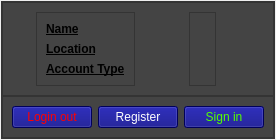
            <widget class="QWidget" name="page_3">
             <layout class="QHBoxLayout" name="horizontalLayout_17">
              <property name="spacing">
               <number>1</number>
              </property>
              <property name="leftMargin">
               <number>1</number>
              </property>
              <property name="topMargin">
               <number>1</number>
              </property>
              <property name="rightMargin">
               <number>1</number>
              </property>
              <property name="bottomMargin">
               <number>1</number>
              </property>
              <item>
               <widget class="QFrame" name="frame_18">
                <property name="styleSheet">
                 <string notr="true">background-color: rgb(68, 68, 68);</string>
                </property>
                <property name="frameShape">
                 <enum>QFrame::StyledPanel</enum>
                </property>
                <property name="frameShadow">
                 <enum>QFrame::Raised</enum>
                </property>
                <layout class="QVBoxLayout" name="verticalLayout_8">
                 <property name="spacing">
                  <number>0</number>
                 </property>
                 <property name="leftMargin">
                  <number>0</number>
                 </property>
                 <property name="topMargin">
                  <number>0</number>
                 </property>
                 <property name="rightMargin">
                  <number>0</number>
                 </property>
                 <property name="bottomMargin">
                  <number>0</number>
                 </property>
                 <item>
                  <widget class="QFrame" name="frame_19">
                   <property name="styleSheet">
                    <string notr="true"/>
                   </property>
                   <property name="frameShape">
                    <enum>QFrame::StyledPanel</enum>
                   </property>
                   <property name="frameShadow">
                    <enum>QFrame::Raised</enum>
                   </property>
                   <layout class="QHBoxLayout" name="horizontalLayout_39">
                    <item alignment="Qt::AlignRight">
                     <widget class="QFrame" name="frame_28">
                      <property name="frameShape">
                       <enum>QFrame::StyledPanel</enum>
                      </property>
                      <property name="frameShadow">
                       <enum>QFrame::Raised</enum>
                      </property>
                      <layout class="QVBoxLayout" name="verticalLayout_9">
                       <item>
                        <widget class="QLabel" name="label_9">
                         <property name="font">
                          <font>
                           <bold>true</bold>
                           <underline>true</underline>
                          </font>
                         </property>
                         <property name="text">
                          <string>Name</string>
                         </property>
                        </widget>
                       </item>
                       <item>
                        <widget class="QLabel" name="label_13">
                         <property name="font">
                          <font>
                           <bold>true</bold>
                           <underline>true</underline>
                          </font>
                         </property>
                         <property name="text">
                          <string>Location</string>
                         </property>
                        </widget>
                       </item>
                       <item>
                        <widget class="QLabel" name="label_15">
                         <property name="font">
                          <font>
                           <bold>true</bold>
                           <underline>true</underline>
                          </font>
                         </property>
                         <property name="text">
                          <string>Account Type</string>
                         </property>
                        </widget>
                       </item>
                      </layout>
                     </widget>
                    </item>
                    <item alignment="Qt::AlignHCenter">
                     <widget class="QFrame" name="frame_29">
                      <property name="frameShape">
                       <enum>QFrame::StyledPanel</enum>
                      </property>
                      <property name="frameShadow">
                       <enum>QFrame::Raised</enum>
                      </property>
                      <layout class="QVBoxLayout" name="verticalLayout_29">
                       <item>
                        <widget class="QLabel" name="label_10">
                         <property name="text">
                          <string/>
                         </property>
                        </widget>
                       </item>
                       <item>
                        <widget class="QLabel" name="label_14">
                         <property name="text">
                          <string/>
                         </property>
                        </widget>
                       </item>
                       <item>
                        <widget class="QLabel" name="label_16">
                         <property name="text">
                          <string/>
                         </property>
                        </widget>
                       </item>
                      </layout>
                     </widget>
                    </item>
                   </layout>
                  </widget>
                 </item>
                 <item alignment="Qt::AlignBottom">
                  <widget class="QFrame" name="frame_20">
                   <property name="frameShape">
                    <enum>QFrame::StyledPanel</enum>
                   </property>
                   <property name="frameShadow">
                    <enum>QFrame::Raised</enum>
                   </property>
                   <layout class="QHBoxLayout" name="horizontalLayout_18">
                    <item>
                     <widget class="QPushButton" name="pushButton_2">
                      <property name="styleSheet">
                       <string notr="true">color: rgb(255, 0, 0);
background-color: rgb(0, 0, 127);</string>
                      </property>
                      <property name="text">
                       <string>Login out</string>
                      </property>
                      <property name="icon">
                       <iconset resource="icons.qrc">
                        <normaloff>:/icons/icons/log-out.svg</normaloff>:/icons/icons/log-out.svg</iconset>
                      </property>
                     </widget>
                    </item>
                    <item>
                     <widget class="QPushButton" name="pushButton_5">
                      <property name="styleSheet">
                       <string notr="true">color: rgb(255, 255, 255);
background-color: rgb(0, 0, 127);</string>
                      </property>
                      <property name="text">
                       <string>Register</string>
                      </property>
                      <property name="icon">
                       <iconset resource="icons.qrc">
                        <normaloff>:/icons/icons/user-plus.svg</normaloff>:/icons/icons/user-plus.svg</iconset>
                      </property>
                     </widget>
                    </item>
                    <item>
                     <widget class="QPushButton" name="pushButton_3">
                      <property name="styleSheet">
                       <string notr="true">color: rgb(85, 255, 0);
background-color: rgb(0, 0, 127);</string>
                      </property>
                      <property name="text">
                       <string>Sign in</string>
                      </property>
                      <property name="icon">
                       <iconset resource="icons.qrc">
                        <normaloff>:/icons/icons/log-in.svg</normaloff>:/icons/icons/log-in.svg</iconset>
                      </property>
                     </widget>
                    </item>
                   </layout>
                  </widget>
                 </item>
                </layout>
               </widget>
              </item>
             </layout>
            </widget>
